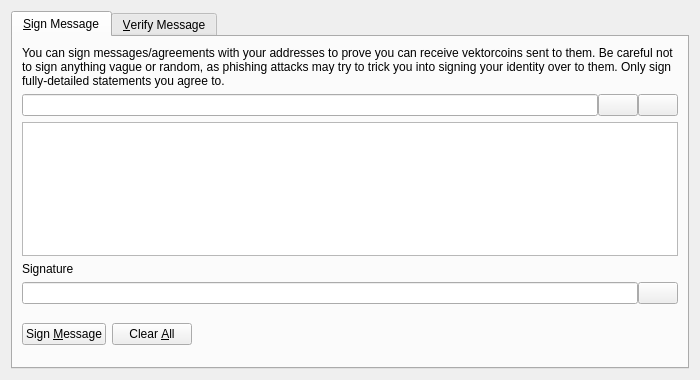
<?xml version="1.0" encoding="UTF-8"?>
<ui version="4.0">
 <class>SignVerifyMessageDialog</class>
 <widget class="QDialog" name="SignVerifyMessageDialog">
  <property name="geometry">
   <rect>
    <x>0</x>
    <y>0</y>
    <width>700</width>
    <height>380</height>
   </rect>
  </property>
  <property name="windowTitle">
   <string>Signatures - Sign / Verify a Message</string>
  </property>
  <property name="modal">
   <bool>true</bool>
  </property>
  <layout class="QVBoxLayout" name="verticalLayout">
   <item>
    <widget class="QTabWidget" name="tabWidget">
     <property name="currentIndex">
      <number>0</number>
     </property>
     <widget class="QWidget" name="tabSignMessage">
      <attribute name="title">
       <string>&amp;Sign Message</string>
      </attribute>
      <layout class="QVBoxLayout" name="verticalLayout_SM">
       <item>
        <widget class="QLabel" name="infoLabel_SM">
         <property name="text">
          <string>You can sign messages/agreements with your addresses to prove you can receive vektorcoins sent to them. Be careful not to sign anything vague or random, as phishing attacks may try to trick you into signing your identity over to them. Only sign fully-detailed statements you agree to.</string>
         </property>
         <property name="textFormat">
          <enum>Qt::PlainText</enum>
         </property>
         <property name="wordWrap">
          <bool>true</bool>
         </property>
        </widget>
       </item>
       <item>
        <layout class="QHBoxLayout" name="horizontalLayout_1_SM">
         <property name="spacing">
          <number>0</number>
         </property>
         <item>
          <widget class="QValidatedLineEdit" name="addressIn_SM">
           <property name="toolTip">
            <string>The VEKTORCOIN address to sign the message with</string>
           </property>
          </widget>
         </item>
         <item>
          <widget class="QPushButton" name="addressBookButton_SM">
           <property name="toolTip">
            <string>Choose previously used address</string>
           </property>
           <property name="text">
            <string/>
           </property>
           <property name="icon">
            <iconset resource="../vektorcoin.qrc">
             <normaloff>:/icons/address-book</normaloff>:/icons/address-book</iconset>
           </property>
           <property name="shortcut">
            <string>Alt+A</string>
           </property>
           <property name="autoDefault">
            <bool>false</bool>
           </property>
          </widget>
         </item>
         <item>
          <widget class="QPushButton" name="pasteButton_SM">
           <property name="toolTip">
            <string>Paste address from clipboard</string>
           </property>
           <property name="text">
            <string/>
           </property>
           <property name="icon">
            <iconset resource="../vektorcoin.qrc">
             <normaloff>:/icons/editpaste</normaloff>:/icons/editpaste</iconset>
           </property>
           <property name="shortcut">
            <string>Alt+P</string>
           </property>
           <property name="autoDefault">
            <bool>false</bool>
           </property>
          </widget>
         </item>
        </layout>
       </item>
       <item>
        <widget class="QPlainTextEdit" name="messageIn_SM">
         <property name="toolTip">
          <string>Enter the message you want to sign here</string>
         </property>
        </widget>
       </item>
       <item>
        <widget class="QLabel" name="signatureLabel_SM">
         <property name="text">
          <string>Signature</string>
         </property>
         <property name="textFormat">
          <enum>Qt::PlainText</enum>
         </property>
        </widget>
       </item>
       <item>
        <layout class="QHBoxLayout" name="horizontalLayout_2_SM">
         <property name="spacing">
          <number>0</number>
         </property>
         <item>
          <widget class="QLineEdit" name="signatureOut_SM">
           <property name="font">
            <font>
             <italic>true</italic>
            </font>
           </property>
           <property name="readOnly">
            <bool>true</bool>
           </property>
          </widget>
         </item>
         <item>
          <widget class="QPushButton" name="copySignatureButton_SM">
           <property name="toolTip">
            <string>Copy the current signature to the system clipboard</string>
           </property>
           <property name="text">
            <string/>
           </property>
           <property name="icon">
            <iconset resource="../vektorcoin.qrc">
             <normaloff>:/icons/editcopy</normaloff>:/icons/editcopy</iconset>
           </property>
           <property name="autoDefault">
            <bool>false</bool>
           </property>
          </widget>
         </item>
        </layout>
       </item>
       <item>
        <layout class="QHBoxLayout" name="horizontalLayout_3_SM">
         <item>
          <widget class="QPushButton" name="signMessageButton_SM">
           <property name="toolTip">
            <string>Sign the message to prove you own this VEKTORCOIN address</string>
           </property>
           <property name="text">
            <string>Sign &amp;Message</string>
           </property>
           <property name="icon">
            <iconset resource="../vektorcoin.qrc">
             <normaloff>:/icons/edit</normaloff>:/icons/edit</iconset>
           </property>
           <property name="autoDefault">
            <bool>false</bool>
           </property>
          </widget>
         </item>
         <item>
          <widget class="QPushButton" name="clearButton_SM">
           <property name="toolTip">
            <string>Reset all sign message fields</string>
           </property>
           <property name="text">
            <string>Clear &amp;All</string>
           </property>
           <property name="icon">
            <iconset resource="../vektorcoin.qrc">
             <normaloff>:/icons/remove</normaloff>:/icons/remove</iconset>
           </property>
           <property name="autoDefault">
            <bool>false</bool>
           </property>
          </widget>
         </item>
         <item>
          <spacer name="horizontalSpacer_1_SM">
           <property name="orientation">
            <enum>Qt::Horizontal</enum>
           </property>
           <property name="sizeHint" stdset="0">
            <size>
             <width>40</width>
             <height>48</height>
            </size>
           </property>
          </spacer>
         </item>
         <item>
          <widget class="QLabel" name="statusLabel_SM">
           <property name="font">
            <font>
             <weight>75</weight>
             <bold>true</bold>
            </font>
           </property>
           <property name="text">
            <string/>
           </property>
           <property name="wordWrap">
            <bool>true</bool>
           </property>
          </widget>
         </item>
         <item>
          <spacer name="horizontalSpacer_2_SM">
           <property name="orientation">
            <enum>Qt::Horizontal</enum>
           </property>
           <property name="sizeHint" stdset="0">
            <size>
             <width>40</width>
             <height>48</height>
            </size>
           </property>
          </spacer>
         </item>
        </layout>
       </item>
      </layout>
     </widget>
     <widget class="QWidget" name="tabVerifyMessage">
      <attribute name="title">
       <string>&amp;Verify Message</string>
      </attribute>
      <layout class="QVBoxLayout" name="verticalLayout_VM">
       <item>
        <widget class="QLabel" name="infoLabel_VM">
         <property name="text">
          <string>Enter the receiver's address, message (ensure you copy line breaks, spaces, tabs, etc. exactly) and signature below to verify the message. Be careful not to read more into the signature than what is in the signed message itself, to avoid being tricked by a man-in-the-middle attack. Note that this only proves the signing party receives with the address, it cannot prove sendership of any transaction!</string>
         </property>
         <property name="textFormat">
          <enum>Qt::PlainText</enum>
         </property>
         <property name="alignment">
          <set>Qt::AlignLeading|Qt::AlignLeft|Qt::AlignTop</set>
         </property>
         <property name="wordWrap">
          <bool>true</bool>
         </property>
        </widget>
       </item>
       <item>
        <layout class="QHBoxLayout" name="horizontalLayout_1_VM">
         <property name="spacing">
          <number>0</number>
         </property>
         <item>
          <widget class="QValidatedLineEdit" name="addressIn_VM">
           <property name="toolTip">
            <string>The VEKTORCOIN address the message was signed with</string>
           </property>
          </widget>
         </item>
         <item>
          <widget class="QPushButton" name="addressBookButton_VM">
           <property name="toolTip">
            <string>Choose previously used address</string>
           </property>
           <property name="text">
            <string/>
           </property>
           <property name="icon">
            <iconset resource="../vektorcoin.qrc">
             <normaloff>:/icons/address-book</normaloff>:/icons/address-book</iconset>
           </property>
           <property name="shortcut">
            <string>Alt+A</string>
           </property>
           <property name="autoDefault">
            <bool>false</bool>
           </property>
          </widget>
         </item>
        </layout>
       </item>
       <item>
        <widget class="QPlainTextEdit" name="messageIn_VM"/>
       </item>
       <item>
        <widget class="QValidatedLineEdit" name="signatureIn_VM"/>
       </item>
       <item>
        <layout class="QHBoxLayout" name="horizontalLayout_2_VM">
         <item>
          <widget class="QPushButton" name="verifyMessageButton_VM">
           <property name="toolTip">
            <string>Verify the message to ensure it was signed with the specified VEKTORCOIN address</string>
           </property>
           <property name="text">
            <string>Verify &amp;Message</string>
           </property>
           <property name="icon">
            <iconset resource="../vektorcoin.qrc">
             <normaloff>:/icons/transaction_0</normaloff>:/icons/transaction_0</iconset>
           </property>
           <property name="autoDefault">
            <bool>false</bool>
           </property>
          </widget>
         </item>
         <item>
          <widget class="QPushButton" name="clearButton_VM">
           <property name="toolTip">
            <string>Reset all verify message fields</string>
           </property>
           <property name="text">
            <string>Clear &amp;All</string>
           </property>
           <property name="icon">
            <iconset resource="../vektorcoin.qrc">
             <normaloff>:/icons/remove</normaloff>:/icons/remove</iconset>
           </property>
           <property name="autoDefault">
            <bool>false</bool>
           </property>
          </widget>
         </item>
         <item>
          <spacer name="horizontalSpacer_1_VM">
           <property name="orientation">
            <enum>Qt::Horizontal</enum>
           </property>
           <property name="sizeHint" stdset="0">
            <size>
             <width>40</width>
             <height>48</height>
            </size>
           </property>
          </spacer>
         </item>
         <item>
          <widget class="QLabel" name="statusLabel_VM">
           <property name="font">
            <font>
             <weight>75</weight>
             <bold>true</bold>
            </font>
           </property>
           <property name="text">
            <string/>
           </property>
           <property name="wordWrap">
            <bool>true</bool>
           </property>
          </widget>
         </item>
         <item>
          <spacer name="horizontalSpacer_2_VM">
           <property name="orientation">
            <enum>Qt::Horizontal</enum>
           </property>
           <property name="sizeHint" stdset="0">
            <size>
             <width>40</width>
             <height>48</height>
            </size>
           </property>
          </spacer>
         </item>
        </layout>
       </item>
      </layout>
     </widget>
    </widget>
   </item>
  </layout>
 </widget>
 <customwidgets>
  <customwidget>
   <class>QValidatedLineEdit</class>
   <extends>QLineEdit</extends>
   <header>qt/qvalidatedlineedit.h</header>
  </customwidget>
 </customwidgets>
 <resources>
  <include location="../vektorcoin.qrc"/>
 </resources>
 <connections/>
</ui>
